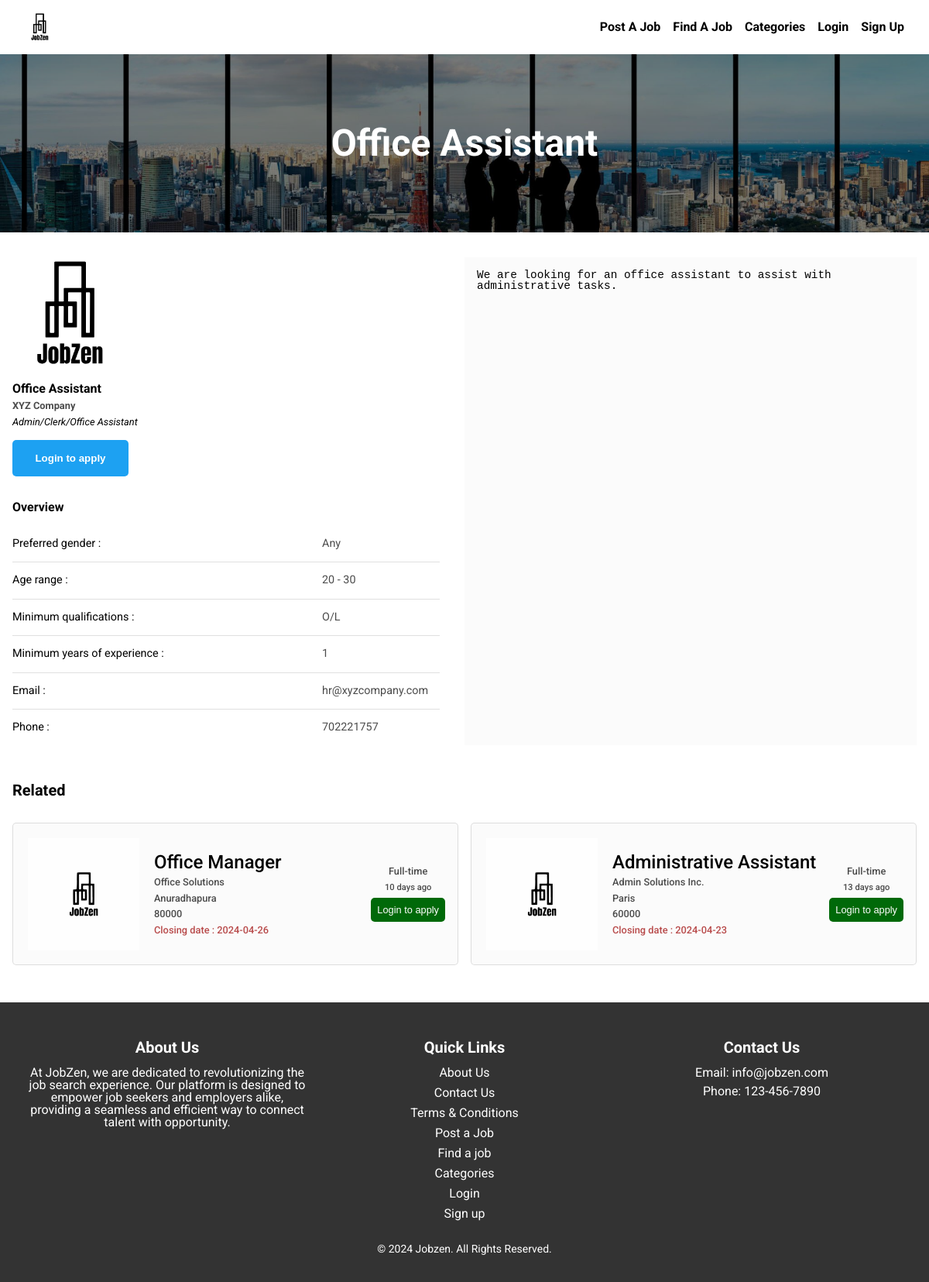
The page /view-job-listing.php?id=5 on the database its author committed.
### tables this page shows
CREATE TABLE `job` (
  `id` int(11) NOT NULL,
  `title` varchar(255) NOT NULL,
  `company` varchar(255) NOT NULL,
  `company_url` varchar(255) NOT NULL,
  `location` varchar(255) NOT NULL,
  `category` varchar(255) NOT NULL,
  `job_type` varchar(255) NOT NULL,
  `contact_number` varchar(255) NOT NULL,
  `contact_email` varchar(255) NOT NULL,
  `monthly_pay` double DEFAULT NULL,
  `preferred_gender` varchar(255) DEFAULT 'Any',
  `minimum_qualification_level` varchar(255) DEFAULT 'No minimum qualification required',
  `maximum_age` int(11) DEFAULT NULL,
  `minimum_age` int(11) DEFAULT NULL,
  `minimum_years_experience` int(11) DEFAULT NULL,
  `banner_image` varchar(255) DEFAULT NULL,
  `description` text NOT NULL,
  `posted_by` int(11) NOT NULL,
  `created_at` varchar(255) NOT NULL,
  `closing_date` varchar(255) DEFAULT NULL,
  `closing_time` varchar(255) DEFAULT NULL
);

### view-job-listing.php (the view)
<?php
include_once('./partials/header.php');
include_once('./controllers/conn.php');
if (isset($_GET['id'])) {
    $jobId = $_GET['id'];
    $query = "SELECT * FROM job WHERE id = $jobId";
    $result = $conn->query($query);
    if ($result && $result->num_rows > 0) {
        $job = $result->fetch_assoc();
?>
        <div class="hero small">
            <div class="darken"></div>
            <h1>
                <?php echo $job['title']; ?>
            </h1>
        </div>
        <main>
            <div class="view-job-listing-wrapper">
                <div class="top-section">
                    <div class="details">
                        <img src="./images/4W1Vqj-LogoMakr.png" alt="" srcset="">
                        <h1><?php echo $job['title']; ?></h1>
                        <h2><?php echo $job['company']; ?></h2>
                        <span><?php echo $job['category']; ?></span>
                        <?php
                        if (isset($_SESSION['uid'])) {
                            $userId = $_SESSION['uid'];
                            $i = $job['id'];
                            $checkQuery = "SELECT * FROM job_applications WHERE user_id = $userId AND job_id = $i";
                            $checkResult = $conn->query($checkQuery);
                            if ($checkResult && $checkResult->num_rows > 0) {
                                echo '<span class="already-applied">Already applied</span>';
                            } else {
                                echo '<button data-jobid="job_' . $job['id'] . '" onclick="openApplyModal(' . $job['id'] . ')">Apply</button>';
                            }
                        } else {
                            echo '<button onclick="window.location.href=\'login.php\'" class="login-to-apply">Login to apply</button >';
                        }
                        ?>
                    </div>
                    <div class="overview">
                        <h1>Overview</h1>
                        <div class="row">
                            <div>Preferred gender :</div>
                            <span><?php echo $job['preferred_gender']; ?></span>
                        </div>
                        <div class="row">
                            <div>Age range :</div>
                            <span>
                                <?php echo ($job['minimum_age'] ? $job['minimum_age'] : 'null') . ' - ' . ($job['maximum_age'] ? $job['maximum_age'] : 'null'); ?>
                            </span>
                        </div>
                        <div class="row">
                            <div>Minimum qualifications :</div>
                            <span><?php echo $job['minimum_qualification_level']; ?></span>
                        </div>
                        <div class="row">
                            <div>Minimum years of experience :</div>
                            <span><?php echo $job['minimum_years_experience']; ?></span>
                        </div>
                        <div class="row">
                            <div>Email :</div>
                            <span><?php echo $job['contact_email']; ?></span>
                        </div>
                        <div class="row">
                            <div>Phone :</div>
                            <span><?php echo $job['contact_number']; ?></span>
                        </div>
                    </div>
                </div>
                <div class="bottom-section">
                    <pre><?php echo $job['description']; ?></pre>
                </div>
            </div>
            <div class="job-display-wrapper">
                <h1>
                    Related
                </h1>
                <div class="job-display-container">
                    <?php
                    echo fetchRelatedJobs($job['category'], $job['id']);
                    ?>
                </div>
            </div>
        </main>
<?php
    } else {
        echo "Job not found";
    }
} else {
    header("Location: index.php");
}
include_once('./partials/footer.php');
?>

### controllers/functions.php (shortened to what this page needs)
<?php
function fetchRelatedJobs($category, $id)
{
    global $conn;
    $currentDate = date("Y-m-d");
    $page = isset($_GET['page']) ? $_GET['page'] : 1;
    $perPage = 6;
    $startFrom = ($page - 1) * $perPage;
    $whereClause = "WHERE closing_date >= '$currentDate'";
    if ($category) {
        $whereClause .= " AND category = '$category'";
    }
    $query = "SELECT * FROM job $whereClause ORDER BY created_at DESC LIMIT $startFrom, $perPage";
    $result = $conn->query($query);
    $output = '';
    if ($result->num_rows > 0) {
        while ($row = $result->fetch_assoc()) {
            if ($row["id"] == $id) {
                continue;
            }
            $created_at = $row["created_at"];
            $now = time();
            $timeAgo = '';
            $interval = $now - $created_at;
            $days = floor($interval / (60 * 60 * 24));
            $hours = floor(($interval % (60 * 60 * 24)) / (60 * 60));
            $minutes = floor(($interval % (60 * 60)) / 60);
            if ($days > 0) {
                $timeAgo = $days . ' days ago';
            } elseif ($hours > 0) {
                $timeAgo = $hours . ' hours ago';
            } elseif ($minutes > 0) {
                $timeAgo = $minutes . ' minutes ago';
            } else {
                $timeAgo = 'Just now';
            }
            $output .= '<article onclick="window.location.href =\'./view-job-listing.php?id=' . urlencode($row['id']) . '\'">
            <div class="col col-1">
            <img src="./jobBanners/' . ($row["banner_image"] ? $row["banner_image"] : 'placeholder.png') . '" alt="">
            </div>
            <div class="col col-2">
                <h1>' . $row["title"] . '</h1>
                <h2>' . $row["company"] . '</h2>
                <h2>' . $row["location"] . '</h2>
                <h2>' . $row["monthly_pay"] . '</h2>
                <h3>Closing date : ' . $row["closing_date"] . '</h3>
            </div>
            <div class="col col-3">
                <h2>' . $row["job_type"] . '</h2>
                <h3>' . $timeAgo . '</h3>
                ';
            if (isset($_SESSION['uid'])) {
                $userId = $_SESSION['uid'];
                $i = $row["id"];
                $checkQuery = "SELECT * FROM job_applications WHERE user_id = $userId AND job_id = $i";
                $checkResult = $conn->query($checkQuery);
                if ($checkResult && $checkResult->num_rows > 0) {
                    $output .= '<span class="already-applied">Already applied</span>';
                } else {
                    $output .= '
                        <button data-jobid="job_' . $row["id"] . '" onclick="openApplyModal(' . $row["id"] . ')">Apply</button>';
                }
            } else {
                $output .= '<button onclick="window.location.href=\'login.php\'" class="login-to-apply">Login to apply</button >';
            }
            $output .= '</div>
        </article>';
        }
    } else {
        $output = "No jobs found";
    }
    return $output;
}

### rows shown on the page
job: title "Office Assistant", company "XYZ Company", category "Admin/Clerk/Office Assistant", preferred_gender "Any", minimum_age "20", maximum_age "30", minimum_qualification_level "O/L", minimum_years_experience "1", contact_email "hr@xyzcompany.com", contact_number "702221757", description "We are looking for an office assistant to assist with administrative tasks."
job: title "Office Manager", company "Office Solutions", location "Anuradhapura", monthly_pay "80000", closing_date "2024-04-26", job_type "Full-time", created_at "10 days ago"
job: title "Administrative Assistant", company "Admin Solutions Inc.", location "Paris", monthly_pay "60000", closing_date "2024-04-23", job_type "Full-time", created_at "13 days ago"
